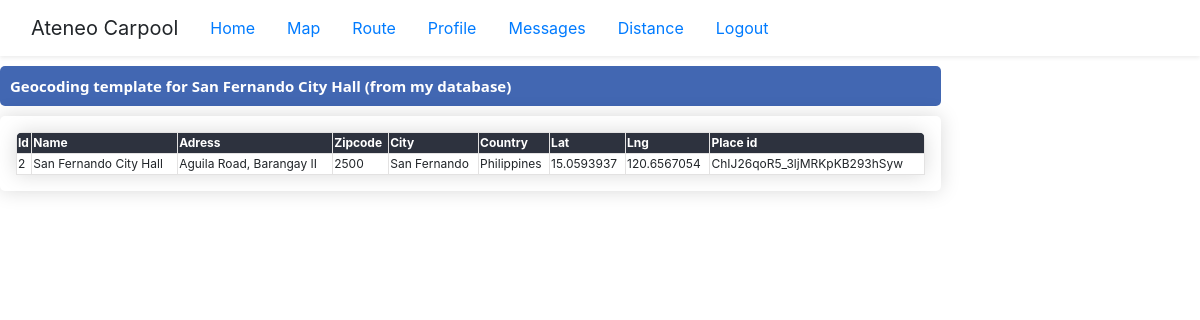
/geocoding/2, run on the app's committed database.
### project_content/models.py (models this page shows, shortened)
class Locations(models.Model):
    name = models.CharField(max_length=500)
    zipcode = models.CharField(max_length=200, blank=True, null=True)
    city = models.CharField(max_length=200, blank=True, null=True)
    country = models.CharField(max_length=200, blank=True, null=True)
    address = models.CharField(max_length=200, blank=True, null=True)
    created_at = models.DateTimeField(auto_now_add=True, blank=True, null=True)
    edited_at = models.DateTimeField(auto_now=True)
    lat = models.CharField(max_length=200,blank=True, null=True)
    lng = models.CharField(max_length=200,blank=True, null=True)
    place_id = models.CharField(max_length=200,blank=True, null=True)

### project_content/views.py (the view, shortened to what this page needs)
# urls.py: path("geocoding/<int:pk>", GeocodingView.as_view(), name='geocoding'),
class GeocodingView(View):
    template_name = "project_content/geocoding.html"
    def get(self,request,pk):
        location = Locations.objects.get(pk=pk)
        if location.lng and location.lat and location.place_id != None:
            lat = location.lat
            lng = location.lng
            place_id = location.place_id
            label = "from my database"
        else:
            result = ""
            lat = ""
            lng = ""
            place_id = ""
            label = "no call made"
        context = {
            'location':location,
            'lat':lat,
            'lng':lng,
            'place_id':place_id,
            'label': label
        }
        return render(request, self.template_name, context)

### project_content/templates/project_content/geocoding.html
{% extends 'project_content/base.html' %}
{% block content %}
<div class="pageholder">
    <div class="titleholder">
        <div class="title"> Geocoding template for {{location.name}} ({{label}})</div>
    </div>
    <div class="linkholder">
            <table id="ourtable3" class="myTable m-3">
                <thead>
                    <tr>
                        <th>Id</th>
                        <th>Name</th>
                        <th>Adress</th>
                        <th>Zipcode</th>
                        <th>City</th>
                        <th>Country</th>
                        <th>Lat</th>
                        <th>Lng</th>
                        <th>Place id</th>
                    </tr>
                </thead>
                <tbody>
                    <tr>
                        <td> {{location.id}} </td>
                        <td> {{location.name}} </td>
                        <td> {{location.address}} </td>
                        <td> {{location.zipcode}} </td>
                        <td> {{location.city}} </td>
                        <td> {{location.country}} </td>
                        <td> {{lat}} </td>
                        <td> {{lng}} </td>
                        <td> {{place_id}} </td>
                    </tr>
                </tbody>
            </table>
     </div>
</div>
{% endblock %}

### project_content/static/project_content/main.css (style rules this page uses)
.myTable { font-size: 12px; min-width: 400px; overflow: hidden; border-radius: 7px 7px 0 0; box-shadow: 0 0 20px rgba(0, 0, 0, .15); }
.myTable th { background-color: #2D323E; color: white; font-weight: bold; }
.myTable td, .myTable th { border: 0.01em solid #e3e2e2; }
.pageholder, form { display: flex; flex-direction: column; justify-content: center; width: 80%; }
.titleholder, .linkholder { display: flex; margin-top: 10px; width: 98%; border-radius: 5px; }
.titleholder { display: 'flex'; justify-content:'space-between'; background-color: #4267B2; align-items: center; height: 40px; }
.linkholder { box-shadow: 0 0 20px rgba(0, 0, 0, .15); flex-direction: column; }
.title { color: white; margin-left: 10px; font-weight: bold; font-size: 15px; font-family: 'Segoe UI', Tahoma, Geneva, Verdana, sans-serif; }

### data on the page
Locations: name "San Fernando City Hall", id "2", address "Aguila Road, Barangay II", zipcode "2500", city "San Fernando", country "Philippines", lat "15.0593937", lng "120.6567054", place "ChIJ26qoR5_3ljMRKpKB293hSyw"

### other printed values
{{ label }} "from my database"
